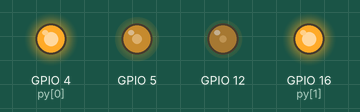
This sketch was run on a simulated ESP8266 (NodeMCU). On the bench: output pins drawn as LEDs (lit = HIGH).

Above: at 1.8 s.
At 9.0 s:
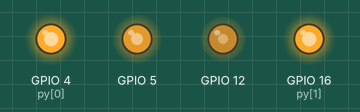
At 16.1 s:
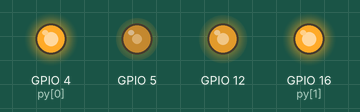
At 21.9 s:
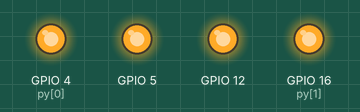
Timing chart, 0 to 39.3 s (numbered marks = the images above):
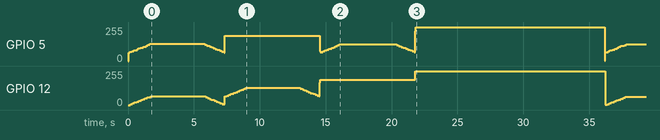

Measured:
- by itself, GPIO 12: 0/255 → 6/255 at 0.17 s, → 12/255 0.16 s later, → 19/255 0.16 s later, → 25/255 0.16 s later, … (53 changes in this stretch)

The sketch:

sketch_dec17b.ino
```cpp
#define TIME 2
#define ANALOG_NUM 200
#define ANALOG_NUM_MAX 200
#define DIGITAL_NUM 500
#define REP  5
#define PATTERN_PIN  15

int px[3]={12, 5, 13};
int py[2]={4, 16};

int pattern[][REP][2][3]={{{{1,1,1},{1,1,1}},{{1,0,0},{1,0,0}},{{0,1,0},{0,1,0}},{{0,0,1},{0,0,1}},{{0,0,0},{0,0,0}}},
                        {{{},{}},{{},{}},{{},{}},{{},{}},{{},{}}},
                        {{{},{}},{{},{}},{{},{}},{{},{}},{{},{}}},
                        {{{},{}},{{},{}},{{},{}},{{},{}},{{},{}}},
                        {{{},{}},{{},{}},{{},{}},{{},{}},{{},{}}}};
int i,j,k,l,m,n;
int current_pattern=0;

void position_level(){
  //Serial.print("position_level");
  for(i=0; i<REP; i++){
    for(j=0; j<ANALOG_NUM; j++){
      for(k=0; k<2; k++){
        for(l=0; l<2; l++){
          if(pattern[current_pattern][i][k][l]==1){
            analog_light_plus(px[l],px[k],j);
          }else{
            delay(TIME);
          }
        }
      }
    }
    for(j=0; j<DIGITAL_NUM; j++){
      for(k=0; k<2; k++){
        for(l=0; l<2; l++){
          if(pattern[current_pattern][i][k][l]==1){
            light(px[l],px[k]);
          }else{
            delay(TIME);
          }
        }
      }
    }
    for(j=0; j<ANALOG_NUM; j++){
      for(k=0; k<2; k++){
        for(l=0; l<2; l++){
          if(pattern[current_pattern][i][k][l]==1){
            analog_light_mainus(px[l],px[k],j);
          }else{
            delay(TIME);
          }
        }
      }
    }
  }
}

void light(int x, int y){
  //Serial.print(x);Serial.print(" ");Serial.print(ANALOG_NUM_MAX);Serial.print("\n");

  analogWrite(x, ANALOG_NUM_MAX);
  digitalWrite(y, LOW);
  delay(TIME);
  analogWrite(x, 0);
  digitalWrite(y, HIGH);
}

void analog_light_plus(int x, int y, int henka){
  //Serial.print(x);Serial.print(" ");Serial.print(henka);Serial.print("\n");
  analogWrite(x, henka);
  digitalWrite(y, LOW);
  delay(TIME);
  analogWrite(x, 0);
  digitalWrite(y, HIGH);
}

void analog_light_mainus(int x, int y, int henka){
  //Serial.print(x);Serial.print(" ");Serial.print(ANALOG_NUM_MAX-henka);Serial.print("\n");
  analogWrite(x, ANALOG_NUM_MAX-henka);
  digitalWrite(y, LOW);
  delay(TIME);
  analogWrite(x, 0);
  digitalWrite(y, HIGH);
}

void setup() {
  // put your setup code here, to run once:
  for(i=0; i<2; i++){
    Serial.begin(115200);
    pinMode(py[i],OUTPUT);
    digitalWrite(py[i], HIGH);
  }
  analogWriteFreq(1000);
  analogWriteRange(ANALOG_NUM_MAX);
}

void loop() {
  // put your main code here, to run repeatedly:
  position_level();
}
```
